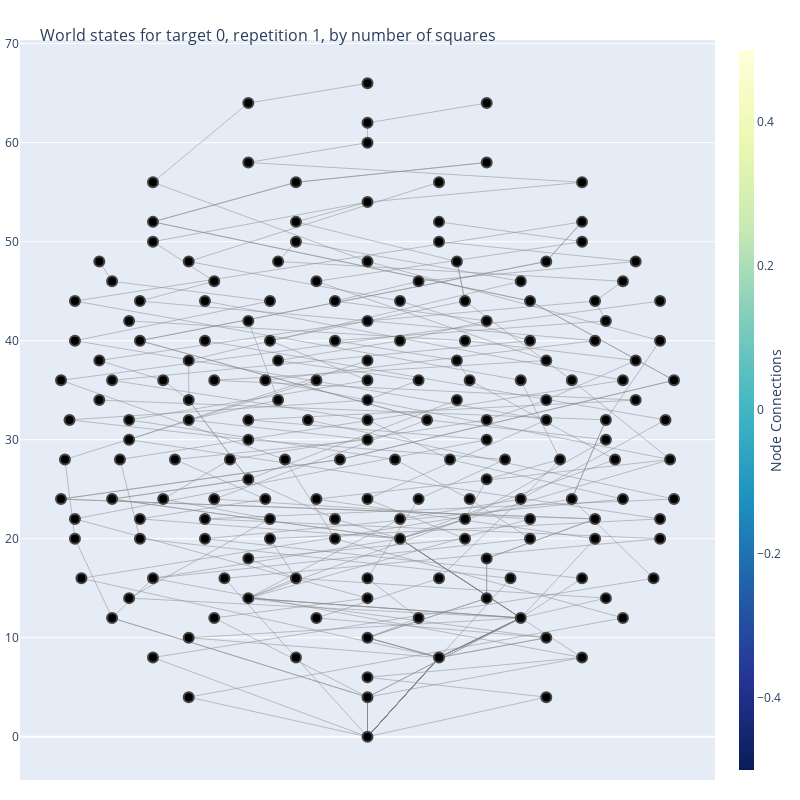

Here is the notebook cell this chart was saved with:
### Code cell
fig = go.Figure(data=[edge_trace, node_trace],
             layout=go.Layout(
                title='<br>World states for target 0, repetition 1, by number of squares',
                titlefont_size=16,
                showlegend=False,
                hovermode='closest',
                margin=dict(b=20,l=5,r=5,t=40),
                annotations=[ dict(
                    text="",
                    showarrow=False,
                    xref="paper", yref="paper",
                    x=0.005, y=-0.002 ) ],
                xaxis=dict(showgrid=False, zeroline=False, showticklabels=False))
                #yaxis=dict(showgrid=False, zeroline=False, showticklabels=False))
                
                )

fig.update_layout(
    width=800,
    height=800
)

fig.show()

### Figure 1 — Plotly figure (JSON) as saved in the notebook; plotly's stock layout.template omitted (floating-point values rounded to 4 significant figures; data arrays with more than 128 entries replaced by an {"elided": "..."} marker saying what was removed)
{"data": [{"hoverinfo": "none", "line": {"color": "#888", "width": 0.5}, "mode": "lines", "type": "scatter", "x": {"elided": "780 float values"}, "y": {"elided": "780 int values"}}, {"hoverinfo": "text", "marker": {"color": [], "colorbar": {"thickness": 15, "title": {"side": "right", "text": "Node Connections"}, "xanchor": "left"}, "colorscale": [[0, "rgb(255,255,217)"], [0.125, "rgb(237,248,177)"], [0.25, "rgb(199,233,180)"], [0.375, "rgb(127,205,187)"], [0.5, "rgb(65,182,196)"], [0.625, "rgb(29,145,192)"], [0.75, "rgb(34,94,168)"], [0.875, "rgb(37,52,148)"], [1, "rgb(8,29,88)"]], "line": {"width": 2}, "reversescale": true, "showscale": true, "size": 10}, "mode": "markers", "type": "scatter", "x": {"elided": "182 float values"}, "y": {"elided": "182 int values"}}], "layout": {"annotations": [{"showarrow": false, "text": "", "x": 0.005, "xref": "paper", "y": -0.002, "yref": "paper"}], "height": 800, "hovermode": "closest", "margin": {"b": 20, "l": 5, "r": 5, "t": 40}, "showlegend": false, "title": {"font": {"size": 16}, "text": "<br>World states for target 0, repetition 1, by number of squares"}, "width": 800, "xaxis": {"showgrid": false, "showticklabels": false, "zeroline": false}}}
